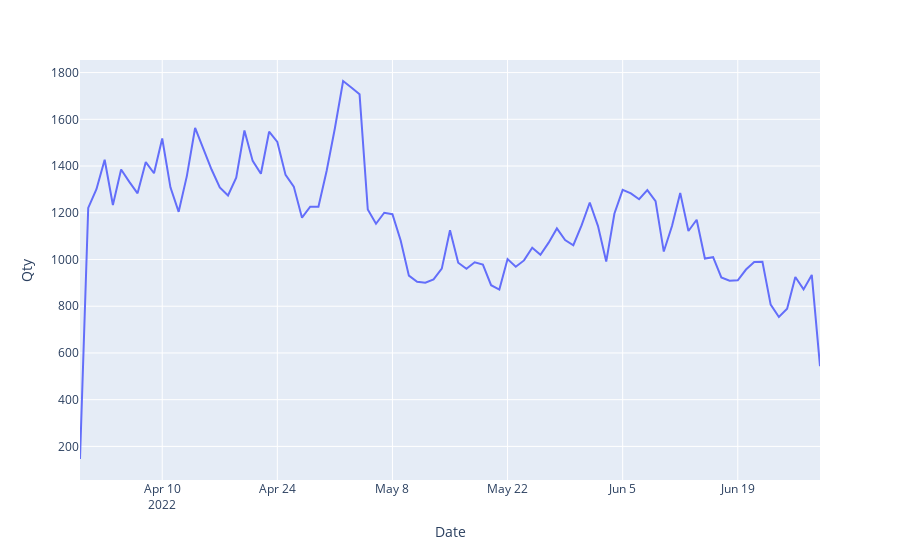

The notebook cell this image was saved under:
### Code cell
orders["Date"] = pd.to_datetime(orders.Date) 
qty = orders.groupby("Date").sum()["Qty"].reset_index()
px.line(qty, x = 'Date', y = 'Qty')
